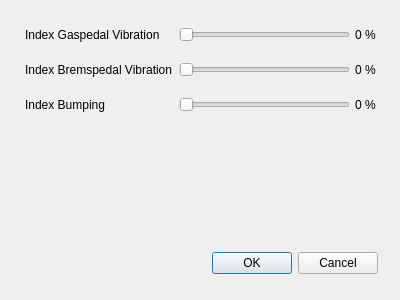
<?xml version="1.0" encoding="UTF-8"?>
<ui version="4.0">
 <class>WheelSlipConfiguration</class>
 <widget class="QDialog" name="WheelSlipConfiguration">
  <property name="geometry">
   <rect>
    <x>0</x>
    <y>0</y>
    <width>400</width>
    <height>300</height>
   </rect>
  </property>
  <property name="windowTitle">
   <string>Configure Wheel Slip Detection</string>
  </property>
  <property name="windowIcon">
   <iconset>
    <normalon>:/assets/icon.png</normalon>
   </iconset>
  </property>
  <widget class="QDialogButtonBox" name="buttonBox">
   <property name="geometry">
    <rect>
     <x>27</x>
     <y>247</y>
     <width>351</width>
     <height>32</height>
    </rect>
   </property>
   <property name="orientation">
    <enum>Qt::Horizontal</enum>
   </property>
   <property name="standardButtons">
    <set>QDialogButtonBox::Cancel|QDialogButtonBox::Ok</set>
   </property>
  </widget>
  <widget class="QWidget" name="formLayoutWidget">
   <property name="geometry">
    <rect>
     <x>10</x>
     <y>10</y>
     <width>381</width>
     <height>221</height>
    </rect>
   </property>
   <layout class="QFormLayout" name="formLayout">
    <property name="verticalSpacing">
     <number>15</number>
    </property>
    <property name="leftMargin">
     <number>15</number>
    </property>
    <property name="topMargin">
     <number>15</number>
    </property>
    <property name="rightMargin">
     <number>15</number>
    </property>
    <item row="0" column="0">
     <widget class="QLabel" name="gasIndexLabel">
      <property name="text">
       <string>Index Gaspedal Vibration</string>
      </property>
     </widget>
    </item>
    <item row="0" column="1">
     <layout class="QHBoxLayout" name="gasIndexHorizLayout">
      <item>
       <widget class="QSlider" name="gasIndexSlider">
        <property name="maximum">
         <number>100</number>
        </property>
        <property name="orientation">
         <enum>Qt::Horizontal</enum>
        </property>
       </widget>
      </item>
      <item>
       <spacer name="horizontalSpacer">
        <property name="orientation">
         <enum>Qt::Horizontal</enum>
        </property>
        <property name="sizeType">
         <enum>QSizePolicy::Fixed</enum>
        </property>
        <property name="sizeHint" stdset="0">
         <size>
          <width>5</width>
          <height>20</height>
         </size>
        </property>
       </spacer>
      </item>
      <item>
       <widget class="QLabel" name="gasIndexPercLabel">
        <property name="text">
         <string>0 %</string>
        </property>
       </widget>
      </item>
     </layout>
    </item>
    <item row="1" column="1">
     <layout class="QHBoxLayout" name="brakeIndexHorizLayout">
      <item>
       <widget class="QSlider" name="brakeIndexSlider">
        <property name="maximum">
         <number>100</number>
        </property>
        <property name="orientation">
         <enum>Qt::Horizontal</enum>
        </property>
       </widget>
      </item>
      <item>
       <spacer name="horizontalSpacer_2">
        <property name="orientation">
         <enum>Qt::Horizontal</enum>
        </property>
        <property name="sizeType">
         <enum>QSizePolicy::Fixed</enum>
        </property>
        <property name="sizeHint" stdset="0">
         <size>
          <width>5</width>
          <height>20</height>
         </size>
        </property>
       </spacer>
      </item>
      <item>
       <widget class="QLabel" name="brakeIndexPercLabel">
        <property name="text">
         <string>0 %</string>
        </property>
       </widget>
      </item>
     </layout>
    </item>
    <item row="1" column="0">
     <widget class="QLabel" name="brakeIndexLabel">
      <property name="text">
       <string>Index Bremspedal Vibration</string>
      </property>
     </widget>
    </item>
    <item row="2" column="0">
     <widget class="QLabel" name="bumpingLabel">
      <property name="text">
       <string>Index Bumping</string>
      </property>
     </widget>
    </item>
    <item row="2" column="1">
     <layout class="QHBoxLayout" name="horizontalLayout">
      <item>
       <widget class="QSlider" name="bumpingIndexSlider">
        <property name="orientation">
         <enum>Qt::Horizontal</enum>
        </property>
       </widget>
      </item>
      <item>
       <spacer name="horizontalSpacer_3">
        <property name="orientation">
         <enum>Qt::Horizontal</enum>
        </property>
        <property name="sizeType">
         <enum>QSizePolicy::Fixed</enum>
        </property>
        <property name="sizeHint" stdset="0">
         <size>
          <width>5</width>
          <height>20</height>
         </size>
        </property>
       </spacer>
      </item>
      <item>
       <widget class="QLabel" name="bumpingIndexPercLabel">
        <property name="text">
         <string>0 %</string>
        </property>
       </widget>
      </item>
     </layout>
    </item>
   </layout>
  </widget>
 </widget>
 <resources/>
 <connections>
  <connection>
   <sender>buttonBox</sender>
   <signal>accepted()</signal>
   <receiver>WheelSlipConfiguration</receiver>
   <slot>accept()</slot>
   <hints>
    <hint type="sourcelabel">
     <x>248</x>
     <y>254</y>
    </hint>
    <hint type="destinationlabel">
     <x>157</x>
     <y>274</y>
    </hint>
   </hints>
  </connection>
  <connection>
   <sender>buttonBox</sender>
   <signal>rejected()</signal>
   <receiver>WheelSlipConfiguration</receiver>
   <slot>reject()</slot>
   <hints>
    <hint type="sourcelabel">
     <x>316</x>
     <y>260</y>
    </hint>
    <hint type="destinationlabel">
     <x>286</x>
     <y>274</y>
    </hint>
   </hints>
  </connection>
 </connections>
</ui>
